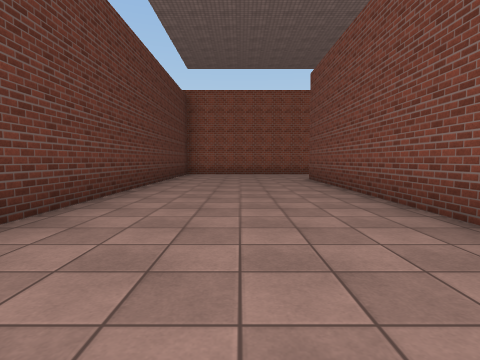
view 1 (above)

24 first-person views from a walk through a 3-D level made in the Unity game engine. The camera is 1.2 m above the floor, tilts 4° down and sees 80° across. The floor is counted in squares, 2 m on a side. Each view is taken from the middle of a square. On the plan, view 1 faces up. The plan holds only what a view shows up to about 9 squares ahead; the rest is blank. Some surface patterns are stand-ins.

view 2
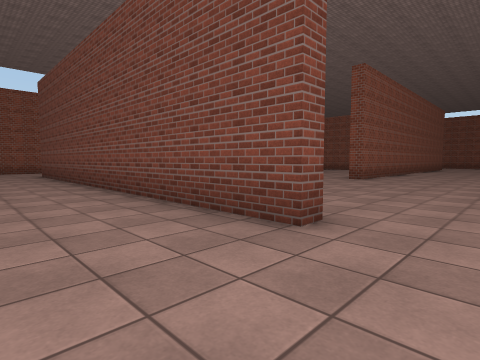

view 3
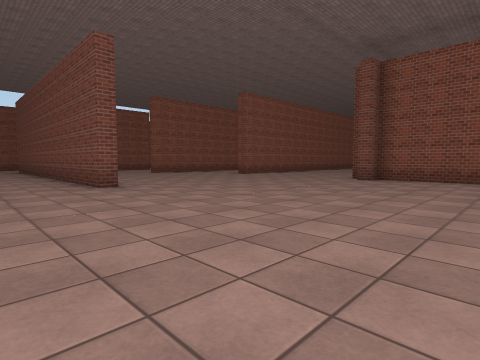

view 4
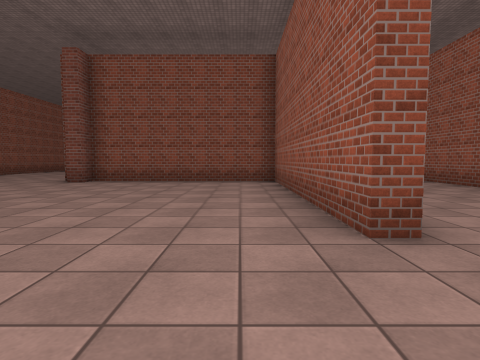

view 5
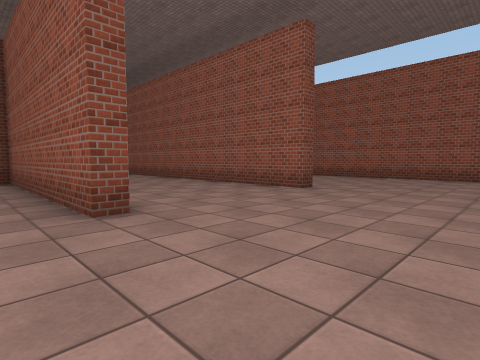

view 6
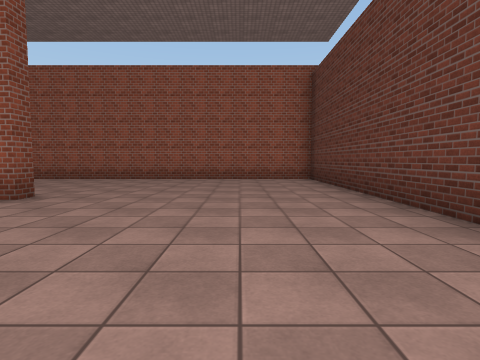

view 7
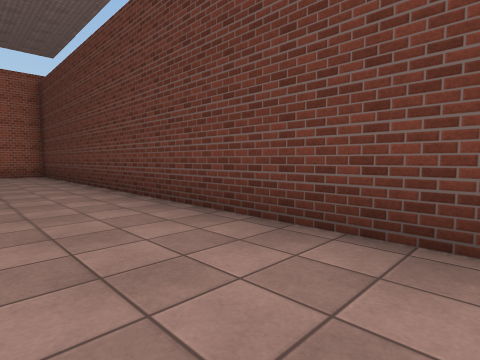

view 8
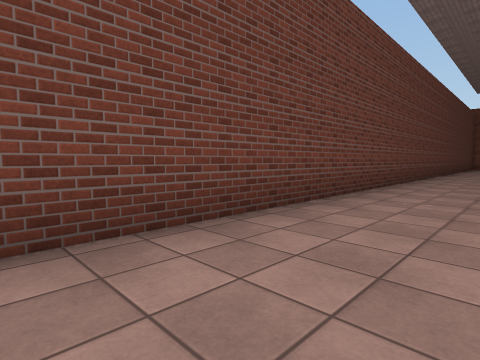

view 9
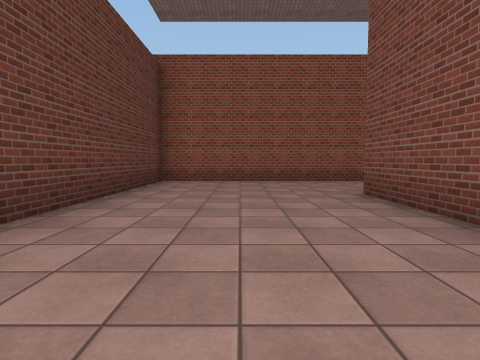

view 10
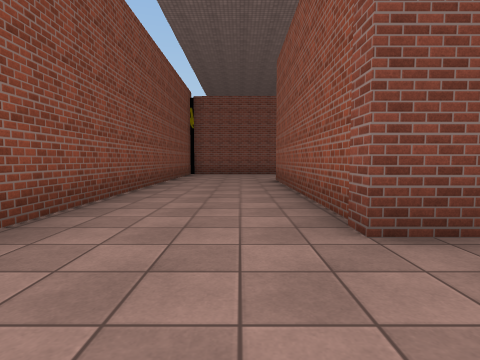

view 11
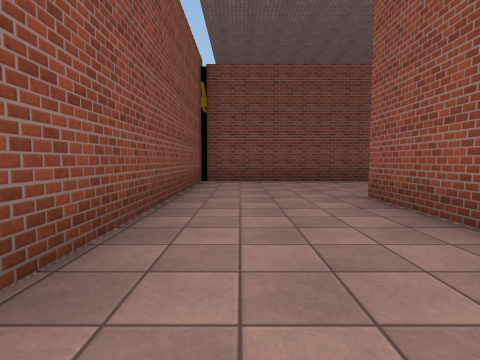

view 12
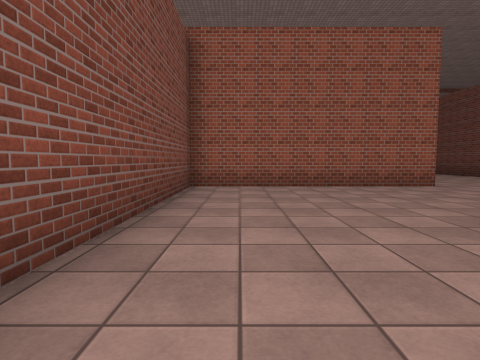

view 13
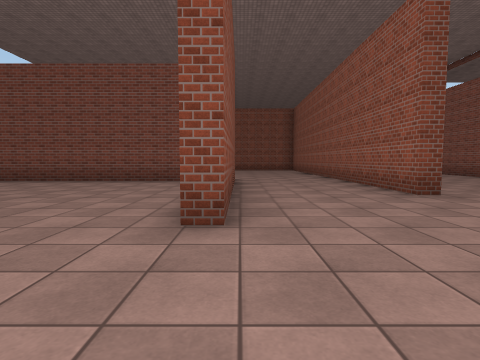

view 14
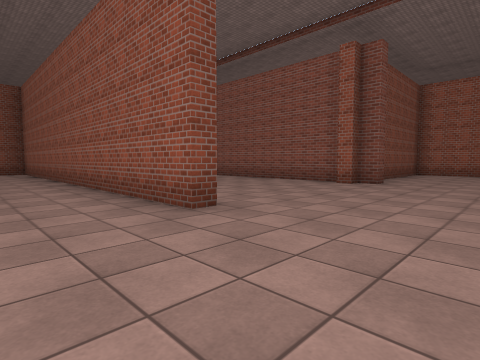

view 15
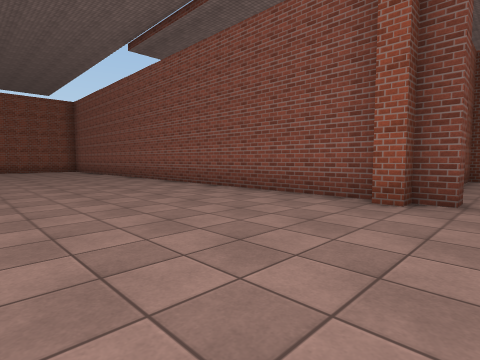

view 16
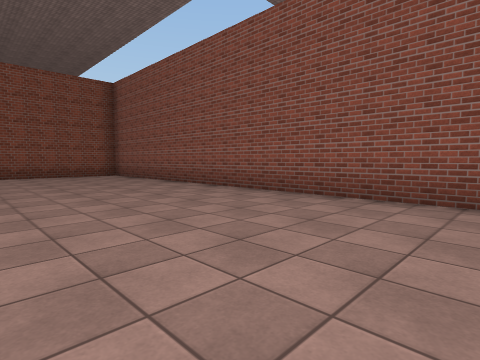

view 17
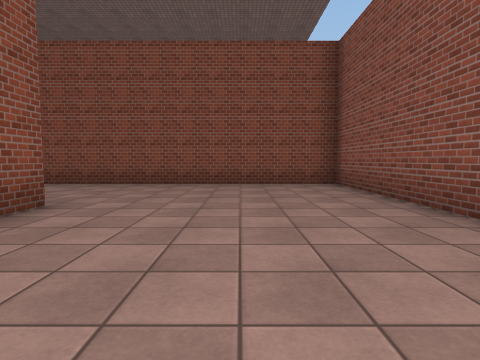

view 18
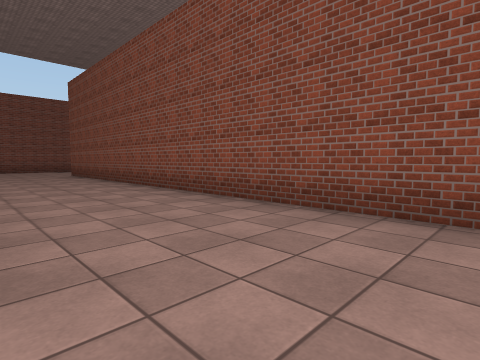

view 19
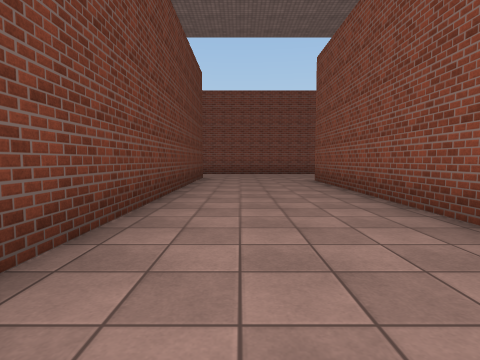

view 20
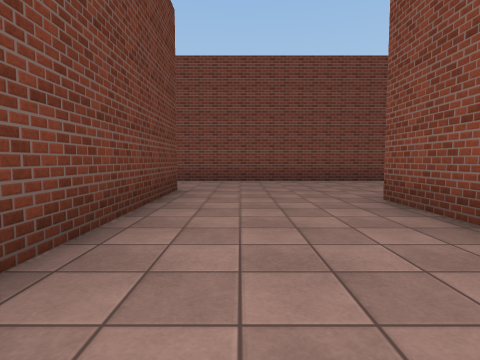

view 21
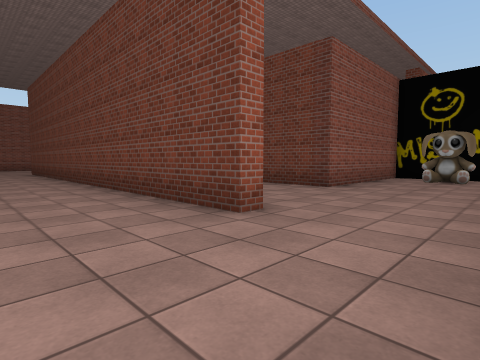

view 22
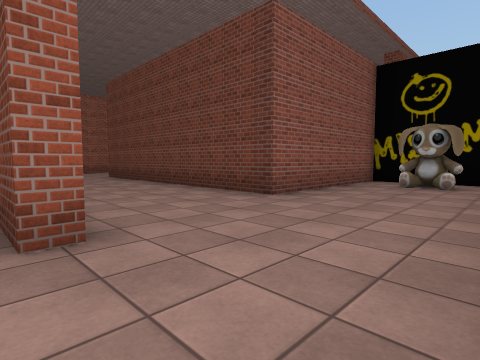

view 23
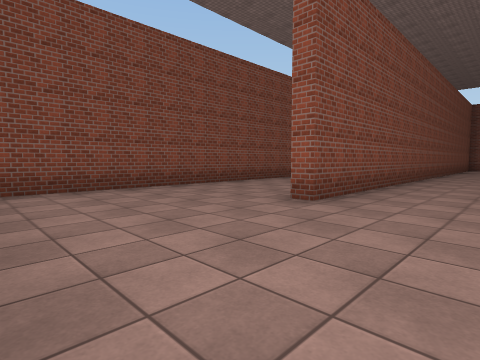

view 24
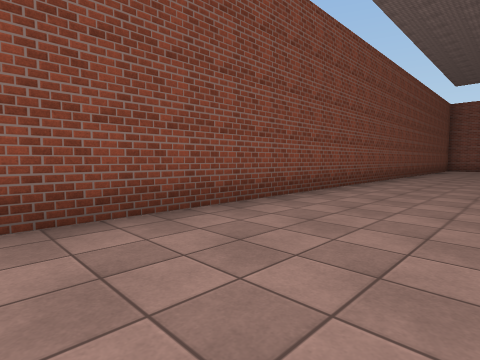

### Floor plan
Points are (right, up) in squares from view 1. A wall is a line through its corners. A room is listed if a view was taken in it or the views show most of it. See-through windows are left out.
Room 1 (views 1, 2, 3, 4, 5, 6, 7, 8, 9, 10, 11, 12, 13, 14, 15, 16, 17, 18, 19, 20, 21, 22, 23, 24)
walls: (9.2, 0.6) (8.9, 0.6) (8.9, 1) (16.8, 1); (9.5, -4.4) (24.2, -4.4) (24.2, 11.3) (24.6, 11.3); (8.6, -4.8) (8.6, -4.4) (9.1, -4.4) (9.1, -4.1) (9.5, -4.1); (11.2, 4.1) (6.6, 4.1) (6.6, 4.5) (12.1, 4.5) (12.1, 12.1) (-2.2, 12.1) (-2.2, -19) (6.5, -19); (2.6, -1.6) (2.2, -1.6) (2.2, 8.9) (8.6, 8.9); (20.8, 0.6) (20, 0.6); (3.1, -10.5) (3.1, -10) (9.1, -10) (9.1, -4.8); (12.6, 14.1) (12.6, 11.9) (17.1, 11.9) (17.1, 6); (3.3, -14.8) (3.3, -14.2) (9.2, -14.2); (20.2, 12.7) (20.7, 12.7) (20.7, 4.4); (27.9, 4.1) (27.9, 14.5); (26.1, 15.2) (20.1, 15.2)
objects: other object (14, 13) to (14, 14)

Positions as (right, up) in squares from view 1, and headings:
1: (0, 0), facing up
2: (0, -3), facing up-right
3: (0, -8), facing up-right
4: (1, -9), facing right
5: (0, -9), facing down-right
6: (0, -10), facing down
7: (0, -7), facing down-left
8: (0, -9), facing up-left
9: (0, 4), facing up
10: (0, 10), facing right
11: (4, 11), facing right
12: (11, 11), facing down
13: (4, 4), facing right
14: (6, 3), facing down-right
15: (8, 0), facing down-right
16: (13, 0), facing down-right
17: (17, -2), facing right
18: (21, -1), facing up-right
19: (22, 3), facing up
20: (22, 7), facing up
21: (23, 15), facing down-left
22: (21, 15), facing down-left
23: (22, 15), facing down-right
24: (25, 14), facing down-right
